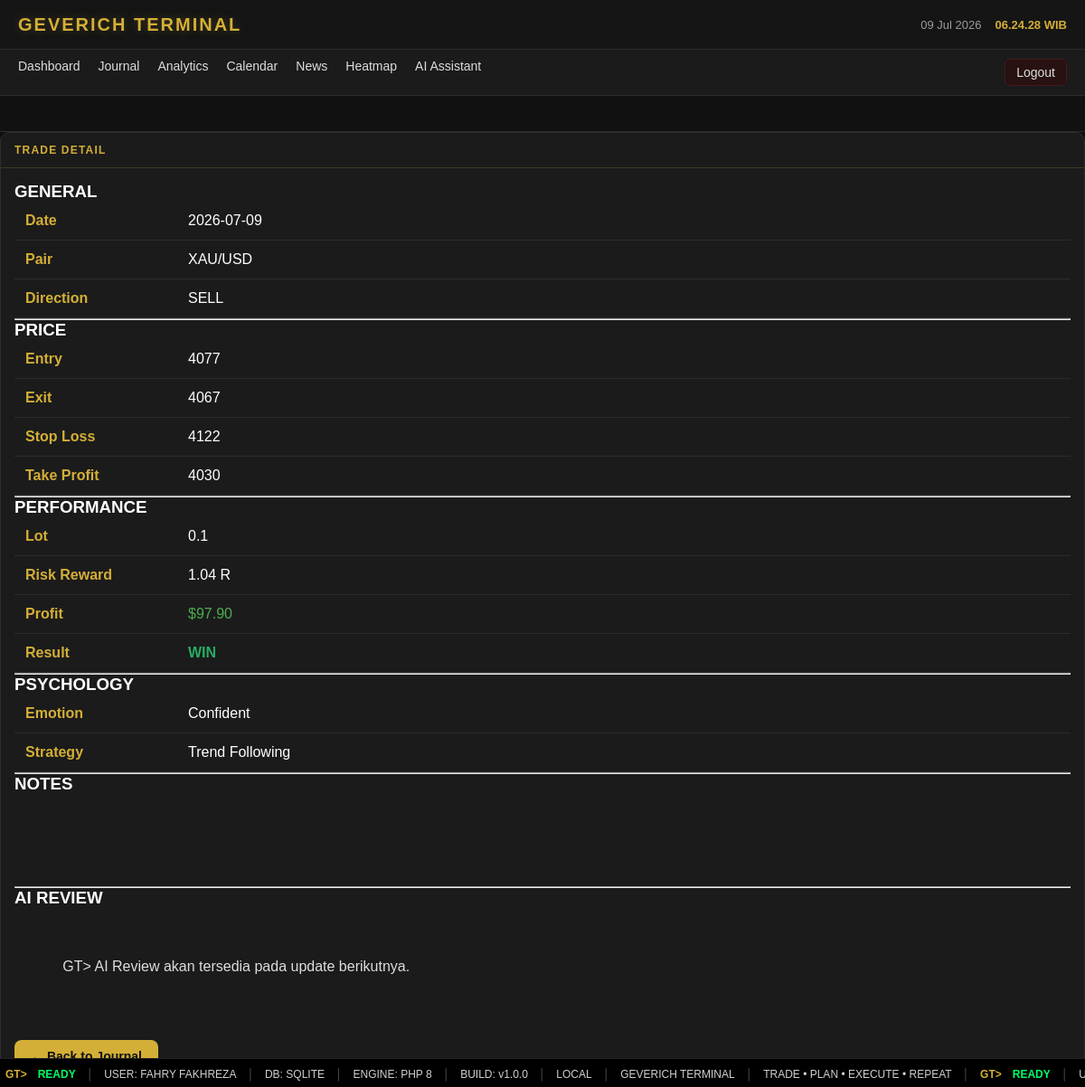
The page /?page=trade-view&id=48 (signed in) on the database its author committed.
### tables this page shows
CREATE TABLE trades (

id INTEGER PRIMARY KEY AUTOINCREMENT,

tanggal TEXT NOT NULL,

pair TEXT NOT NULL,

direction TEXT NOT NULL,

entry_price REAL NOT NULL,

sl REAL,

tp REAL,

exit_price REAL,

lot REAL,

profit_usd REAL DEFAULT 0,

hasil TEXT,

emotion TEXT,

note TEXT,

created_at DATETIME DEFAULT CURRENT_TIMESTAMP

, user_id INTEGER DEFAULT 1, rr REAL DEFAULT 0, strategy TEXT);

### pages/trade-view.php (the view, shortened to what this page needs)
<?php
$db = getDB();
$id = $_GET['id'] ?? 0;
$stmt = $db->prepare("
SELECT *
FROM trades
WHERE id = ?
");
$stmt->execute([$id]);
$trade = $stmt->fetch(PDO::FETCH_ASSOC);
$profitClass = $trade['profit_usd'] >= 0 ? "profit" : "loss";
$resultColor = match ($trade['hasil']) {
    "WIN" => "#27ae60",
    "LOSS" => "#e74c3c",
    default => "#f1c40f"
};
?>
<div class="card">
    <div class="panel-title">
        TRADE DETAIL
    </div>
    <div class="panel-content">
        <h3>GENERAL</h3>
        <table class="detail-table">
            <tr>
                <td>Date</td>
                <td><?= htmlspecialchars($trade['tanggal']) ?></td>
            </tr>
            <tr>
                <td>Pair</td>
                <td><?= htmlspecialchars($trade['pair']) ?></td>
            </tr>
            <tr>
                <td>Direction</td>
                <td><?= htmlspecialchars($trade['direction']) ?></td>
            </tr>
        </table>
        <hr>
        <h3>PRICE</h3>
        <table class="detail-table">
            <tr>
                <td>Entry</td>
                <td><?= $trade['entry_price'] ?></td>
            </tr>
            <tr>
                <td>Exit</td>
                <td><?= $trade['exit_price'] ?></td>
            </tr>
            <tr>
                <td>Stop Loss</td>
                <td><?= $trade['sl'] ?></td>
            </tr>
            <tr>
                <td>Take Profit</td>
                <td><?= $trade['tp'] ?></td>
            </tr>
        </table>
        <hr>
        <h3>PERFORMANCE</h3>
        <table class="detail-table">
            <tr>
                <td>Lot</td>
                <td><?= $trade['lot'] ?></td>
            </tr>
            <tr>
                <td>Risk Reward</td>
                <td><?= number_format((float)$trade['rr'],2) ?> R</td>
            </tr>
            <tr>
                <td>Profit</td>
                <td class="<?= $profitClass ?>">
                    $<?= number_format((float)$trade['profit_usd'],2) ?>
                </td>
            </tr>
            <tr>
                <td>Result</td>
                <td style="color:<?= $resultColor ?>;font-weight:bold;">
                    <?= htmlspecialchars($trade['hasil']) ?>
                </td>
            </tr>
        </table>
        <hr>
        <h3>PSYCHOLOGY</h3>
        <table class="detail-table">
            <tr>
                <td>Emotion</td>
                <td><?= htmlspecialchars($trade['emotion']) ?></td>
            </tr>
            <tr>
                <td>Strategy</td>
                <td><?= htmlspecialchars($trade['strategy'] ?? '-') ?></td>
            </tr>
        </table>
        <hr>
        <h3>NOTES</h3>
        <div class="terminal-output">
        </div>
        <hr>
        <h3>AI REVIEW</h3>
        <div class="terminal-output">
            GT&gt; AI Review akan tersedia pada update berikutnya.
        </div>
        <br>
        <a href="?page=journal" class="btn btn-primary">
            ← Back to Journal
        </a>
    </div>
</div>

### assets/css/style.css (style rules this page uses)
html, body { height: 100%; -webkit-font-smoothing: antialiased; -moz-osx-font-smoothing: grayscale; }
body { background: radial-gradient(circle at top, #111 0%, #0d0d0d 60%); color: var(--text); }
:root { --gold:#d4af37; --bg:#0d0d0d; --bg-panel:#151515; --bg-card:#1b1b1b; --border:#2d2d2d; --text:#ffffff; --text-muted:#9b9b9b; --gold-glow: rgba(212, 175, 55, 0.25); }
* { margin:0; padding:0; box-sizing:border-box; font-family:Arial, sans-serif; }
body { background:var(--bg); color:var(--text); padding-bottom:32px; }
.profit { color:#4caf50; }
.card { background:var(--bg-card); border:1px solid var(--border); border-radius:10px; overflow:hidden; }
.panel-title { padding:12px 15px; border-bottom:1px solid var(--border); color:var(--gold); font-weight:bold; font-size:12px; border-bottom: 1px solid rgba(212, 175, 55, 0.2); letter-spacing: 1.2px; }
.panel-content { padding:15px; }
.btn { display:inline-flex; align-items:center; justify-content:center; padding:10px 18px; border:none; border-radius:8px; font-size:14px; font-weight:600; text-decoration:none; cursor:pointer; transition:.25s; }
.btn-primary { background:#d4af37; color:#111; }
.detail-table { width:100%; border-collapse:collapse; }
.detail-table td { padding:12px; border-bottom:1px solid #2c2c2c; }
.detail-table td:first-child { width:180px; color:var(--gold); font-weight:bold; }
.terminal-output { white-space: pre-wrap; line-height: 1.6; color: #ddd; }

### rows shown on the page
trades: tanggal "2026-07-09", pair "XAU/USD", direction "SELL", entry_price "4077", exit_price "4067", sl "4122", tp "4030", lot "0.1", rr "1.04", profit_usd "97.90", hasil "WIN", emotion "Confident", strategy "Trend Following"
